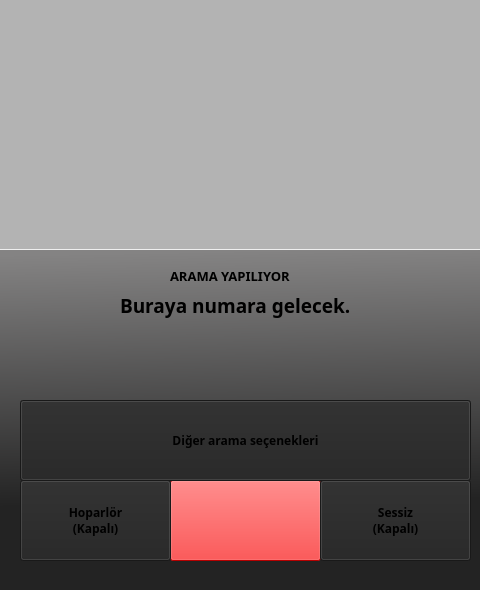
<?xml version="1.0" encoding="UTF-8"?>
<ui version="4.0">
 <class>Form</class>
 <widget class="QWidget" name="Form">
  <property name="geometry">
   <rect>
    <x>0</x>
    <y>0</y>
    <width>480</width>
    <height>590</height>
   </rect>
  </property>
  <property name="windowTitle">
   <string>Form</string>
  </property>
  <widget class="QFrame" name="frame">
   <property name="geometry">
    <rect>
     <x>-10</x>
     <y>250</y>
     <width>501</width>
     <height>351</height>
    </rect>
   </property>
   <property name="styleSheet">
    <string notr="true">
background-color: qlineargradient(spread:pad, x1:0.597, y1:0, x2:0.616114, y2:0.716, stop:0 rgba(132, 131, 131, 255), stop:1 rgba(35, 35, 35, 255));</string>
   </property>
   <property name="frameShape">
    <enum>QFrame::Shape::NoFrame</enum>
   </property>
   <property name="frameShadow">
    <enum>QFrame::Shadow::Plain</enum>
   </property>
   <widget class="QLabel" name="label_2">
    <property name="geometry">
     <rect>
      <x>180</x>
      <y>10</y>
      <width>151</width>
      <height>31</height>
     </rect>
    </property>
    <property name="font">
     <font>
      <family>Droid Sans</family>
      <pointsize>10</pointsize>
      <bold>true</bold>
     </font>
    </property>
    <property name="styleSheet">
     <string notr="true">background-color: rgba(255, 255, 255, 0);</string>
    </property>
    <property name="text">
     <string>ARAMA YAPILIYOR</string>
    </property>
   </widget>
   <widget class="QLabel" name="label_3">
    <property name="geometry">
     <rect>
      <x>130</x>
      <y>40</y>
      <width>261</width>
      <height>31</height>
     </rect>
    </property>
    <property name="font">
     <font>
      <family>Droid Sans</family>
      <pointsize>14</pointsize>
      <bold>true</bold>
     </font>
    </property>
    <property name="styleSheet">
     <string notr="true">background-color: rgba(255, 255, 255, 0);</string>
    </property>
    <property name="text">
     <string>Buraya numara gelecek.</string>
    </property>
   </widget>
   <widget class="QPushButton" name="pushButton">
    <property name="geometry">
     <rect>
      <x>180</x>
      <y>230</y>
      <width>151</width>
      <height>81</height>
     </rect>
    </property>
    <property name="styleSheet">
     <string notr="true">background-color: rgb(255, 0, 0);</string>
    </property>
    <property name="text">
     <string/>
    </property>
    <property name="icon">
     <iconset>
      <normaloff>../Downloads/Frame_18__5_-removebg-preview.png</normaloff>../Downloads/Frame_18__5_-removebg-preview.png</iconset>
    </property>
    <property name="iconSize">
     <size>
      <width>100</width>
      <height>100</height>
     </size>
    </property>
   </widget>
   <widget class="QPushButton" name="pushButton_2">
    <property name="geometry">
     <rect>
      <x>30</x>
      <y>230</y>
      <width>151</width>
      <height>81</height>
     </rect>
    </property>
    <property name="font">
     <font>
      <family>Droid Sans</family>
      <bold>true</bold>
     </font>
    </property>
    <property name="styleSheet">
     <string notr="true">
background-color: rgb(35, 35, 35);</string>
    </property>
    <property name="text">
     <string>Hoparlör
(Kapalı)</string>
    </property>
    <property name="iconSize">
     <size>
      <width>100</width>
      <height>100</height>
     </size>
    </property>
   </widget>
   <widget class="QPushButton" name="pushButton_3">
    <property name="geometry">
     <rect>
      <x>330</x>
      <y>230</y>
      <width>151</width>
      <height>81</height>
     </rect>
    </property>
    <property name="font">
     <font>
      <family>Droid Sans</family>
      <bold>true</bold>
     </font>
    </property>
    <property name="styleSheet">
     <string notr="true">
background-color: rgb(35, 35, 35);</string>
    </property>
    <property name="text">
     <string>Sessiz
(Kapalı)</string>
    </property>
    <property name="iconSize">
     <size>
      <width>100</width>
      <height>100</height>
     </size>
    </property>
   </widget>
   <widget class="QPushButton" name="pushButton_4">
    <property name="geometry">
     <rect>
      <x>30</x>
      <y>150</y>
      <width>451</width>
      <height>81</height>
     </rect>
    </property>
    <property name="font">
     <font>
      <family>Droid Sans</family>
      <bold>true</bold>
     </font>
    </property>
    <property name="styleSheet">
     <string notr="true">
background-color: rgb(35, 35, 35);</string>
    </property>
    <property name="text">
     <string>Diğer arama seçenekleri</string>
    </property>
    <property name="iconSize">
     <size>
      <width>100</width>
      <height>100</height>
     </size>
    </property>
   </widget>
  </widget>
  <widget class="QFrame" name="frame_2">
   <property name="geometry">
    <rect>
     <x>-10</x>
     <y>-2</y>
     <width>491</width>
     <height>251</height>
    </rect>
   </property>
   <property name="styleSheet">
    <string notr="true">background-color: rgb(179, 179, 179);</string>
   </property>
   <property name="frameShape">
    <enum>QFrame::Shape::NoFrame</enum>
   </property>
   <property name="frameShadow">
    <enum>QFrame::Shadow::Plain</enum>
   </property>
   <widget class="QLabel" name="label">
    <property name="geometry">
     <rect>
      <x>130</x>
      <y>10</y>
      <width>241</width>
      <height>241</height>
     </rect>
    </property>
    <property name="text">
     <string/>
    </property>
    <property name="pixmap">
     <pixmap>../Downloads/240_F_139593753_ROgZsChOUo4P4qbOdKsgbxMvwHYHrma9.jpg</pixmap>
    </property>
   </widget>
  </widget>
 </widget>
 <resources/>
 <connections/>
</ui>
